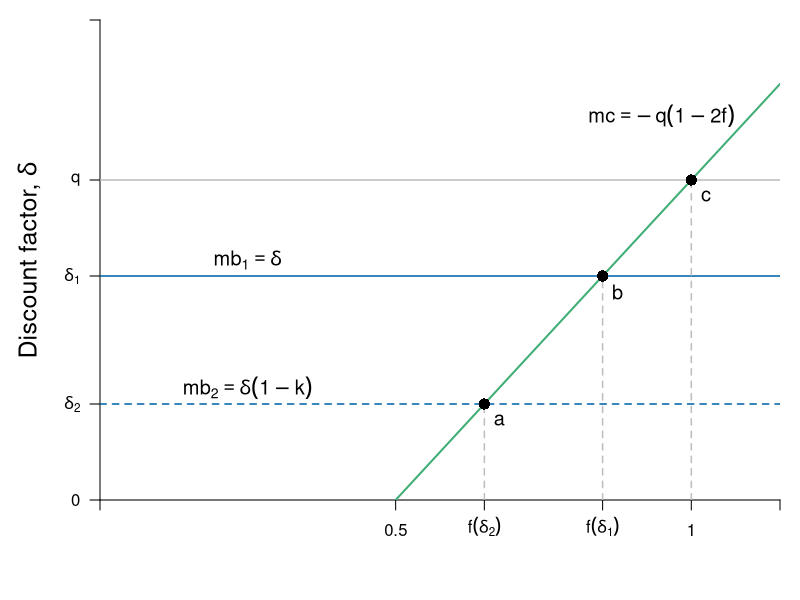

R code for this plot:
require(shape)
pdf(file = "credit/credit_equity_mb.pdf", width = 7, height = 7)

#Set parameters for graphics
axislabelsize <- 1.5
labelsize <- 1.2
graphlinewidth <- 2
segmentlinewidth <- 1.5

COL <- c("#7fc97f", "#beaed4", "#fdc086", "#ffff99", "#386cb0", "#f0027f", "#bf5b17", "#666666")
COLA <- c("#e0f3db", "#99d8c9","#66c2a4","#41ae76", "#238b45", "#005824")
COLB <- c("#c6dbef", "#4eb3d3", "#2b8cbe", "#0868ac","#084081")
COLC <- c("#fcfbfd", "#efedf5", "#dadaeb", "#bcbddc", "#9e9ac8", "#807dba", "#6a51a3", "#54278f", "#3f007d")

par(mar =  c(5, 5, 1, 1))

mc <- function(f, mu = 2) {
  -mu + 2*mu*f
}


xlims <- c(0, 1.15)
ylims <- c(0, 3)

npts <- 501 
x <- seq(xlims[1], xlims[2], length.out = npts)
y <- seq(ylims[1], ylims[2], length.out = npts) 
a <- c(46.08, 55, 64)
b <- c(46.08, 55, 64)

plot(0, 0, xlim = xlims, ylim = ylims, type = "n",
     xlab = expression(paste("")),
     ylab = expression(paste("")), 
     xaxt = "n", 
     yaxt = "n", 
     cex.lab = axislabelsize, 
     bty = "n",
     xaxs="i", 
     yaxs="i")

# ticksy <- seq(from = 0, to = ylims[2], by = 2)
# ylabels <- seq(from = 0, to = ylims[2], by = 2)
# ticksx <- seq(from = 0, to = xlims[2], by = 2)
# xlabels <- seq(from = 0, to = xlims[2], by = 2)
ticksy <- c(0, mc(f = 0.65), mc(f = 0.85), 2, ylims[2])
ylabels <- c(0, expression(paste(delta[2])), expression(paste(delta[1])), expression(paste(q)), NA)
ticksx <- c(0, 0.5, 0.65, 0.85, 1, xlims[2])
xlabels <- c(NA, 0.5, expression(paste(f*(delta[2]) )), expression(paste(f*(delta[1]) )), 1.0, NA)

axis(1, at = ticksx, pos = 0, labels = xlabels)
axis(2, at = ticksy, pos = 0, labels = ylabels, las = 1)

npts <- 500 
xx1 <- seq(xlims[1], xlims[2], length.out = npts)

#Lines for mrs graph
lines(xx1, mc(xx1, mu = 2), col = COLA[4], lwd = graphlinewidth)
#lines(xx1, mrpL(xx1, pmax = 15), col = COLA[4], lty = 2, lwd = segmentlinewidth)

#Label axes
#mtext(expression(paste("Speed of the machine, ", f)), side = 1, line = 2.5, cex = axislabelsize)
text(-0.12, 0.5*(ylims[2] + ylims[1]), expression(paste("Discount factor, ", delta )), xpd = TRUE, cex = axislabelsize, srt = 90) 
text(0.5*(xlims[2]), -2.2, expression(paste("Speed of the machine, ", f)), xpd = TRUE, cex = axislabelsize) 

#Arrows(18, 4, 18, 6.5, col = "black", lty = 1, code = 2, lwd = 2, arr.type = "triangle", arr.lwd = 0.5)


text(0.95, 2.4, expression(paste(mc == -q*(1 - 2*f) )), cex = labelsize)
text(0.25, 1.5, expression(paste(mb[1] == delta )), cex = labelsize)
text(0.25, 0.7, expression(paste(mb[2] == delta*(1-k) )), cex = labelsize)
#text(19, 5, expression(paste(mu[1] == frac(w[1],e))), cex = labelsize)
#text(16, 12.6, expression(paste("marginal cost")), cex = labelsize)
#text(16, 12, expression(paste("of labor")), cex = labelsize)
#Arrows(16, 11.6, 16, 4.4, col = "black", lty = 1, code = 2, lwd = 2, arr.type = "triangle", arr.lwd = 0.5)

Arrows(2, 9, 6.8, 9, col = "black", lty = 1, code = 2, lwd = 2, arr.type = "triangle", arr.lwd = 0.5)
text(3.5, 10, expression(paste("Increase in ", frac(dy, dl))), cex = labelsize)

text(9.3, 12, expression(paste(frac(dy, dl)==phantom())), cex = labelsize)
text(11, 12.3, expression(paste("marginal")), cex = labelsize)
text(11, 11.7, expression(paste("benefit")), cex = labelsize)
Arrows(11, 11.3, 11, 2.4, col = "black", lty = 1, code = 2, lwd = 2, arr.type = "triangle", arr.lwd = 0.5)

segments(0.65, 0, 0.65, mc(f = 0.65), lty = 2, col = "gray" , lwd = segmentlinewidth)
segments(0, mc(f = 0.65), xlims[2], mc(f = 0.65), lty = 2, col = COLB[4] , lwd = segmentlinewidth)
segments(0.85, 0, 0.85, mc(f = 0.85), lty = 2, col = "gray" , lwd = segmentlinewidth)
segments(0, mc(f = 0.85), xlims[2], mc(f = 0.85), lty = 1, col = COLB[4] , lwd = segmentlinewidth)
segments(1, 0, 1, mc(f = 1), lty = 2, col = "gray" , lwd = segmentlinewidth)
segments(0, mc(f = 1), xlims[2], mc(f = 1), lty = 1, col = "gray" , lwd = segmentlinewidth)

points(1, mc(1), pch = 16, col = "black", cex = 1.5)
points(0.85, mc(0.85), pch = 16, col = "black", cex = 1.5)
points(0.65, mc(0.65), pch = 16, col = "black", cex = 1.5)

text(1 + 0.025, mc(1) - 0.1, expression(paste(c)), cex = labelsize)
text(0.85 + 0.025, mc(0.85) - 0.1, expression(paste(b)), cex = labelsize)
text(0.65 + 0.025, mc(0.65) - 0.1, expression(paste(a)), cex = labelsize)



# text(80, 12.5, expression(paste("Excess Supply at ", p^H)), cex = labelsize)
# 
# Arrows(62, 5.5, 82, 5.5, col = "black", lty = 1, code = 3, lwd = 2, arr.type = "triangle", arr.lwd = 0.5)
# text(72, 4.75, expression(paste("Excess")), cex = labelsize)
# text(72, 3.75, expression(paste("Demand")), cex = labelsize)
# text(72, 2.75, expression(paste("at ", p^L)), cex = labelsize)



#Label Demand
text(13, 1, expression(paste(mb[1])), cex = labelsize)
text(19.5, 1, expression(paste(mb[2])), cex = labelsize)

dev.off()
